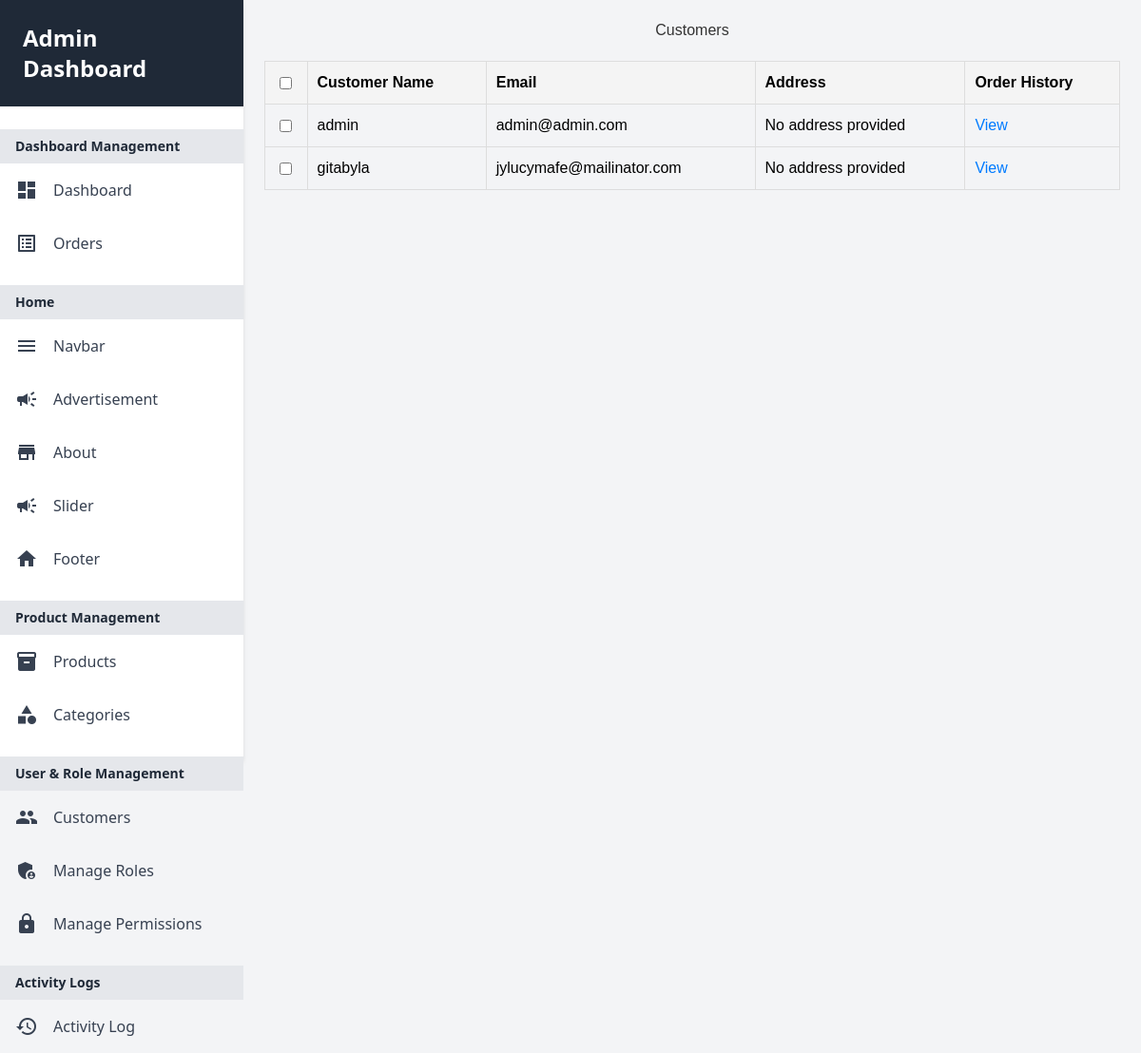
The app's page /user/customers/ (signed in), older data.
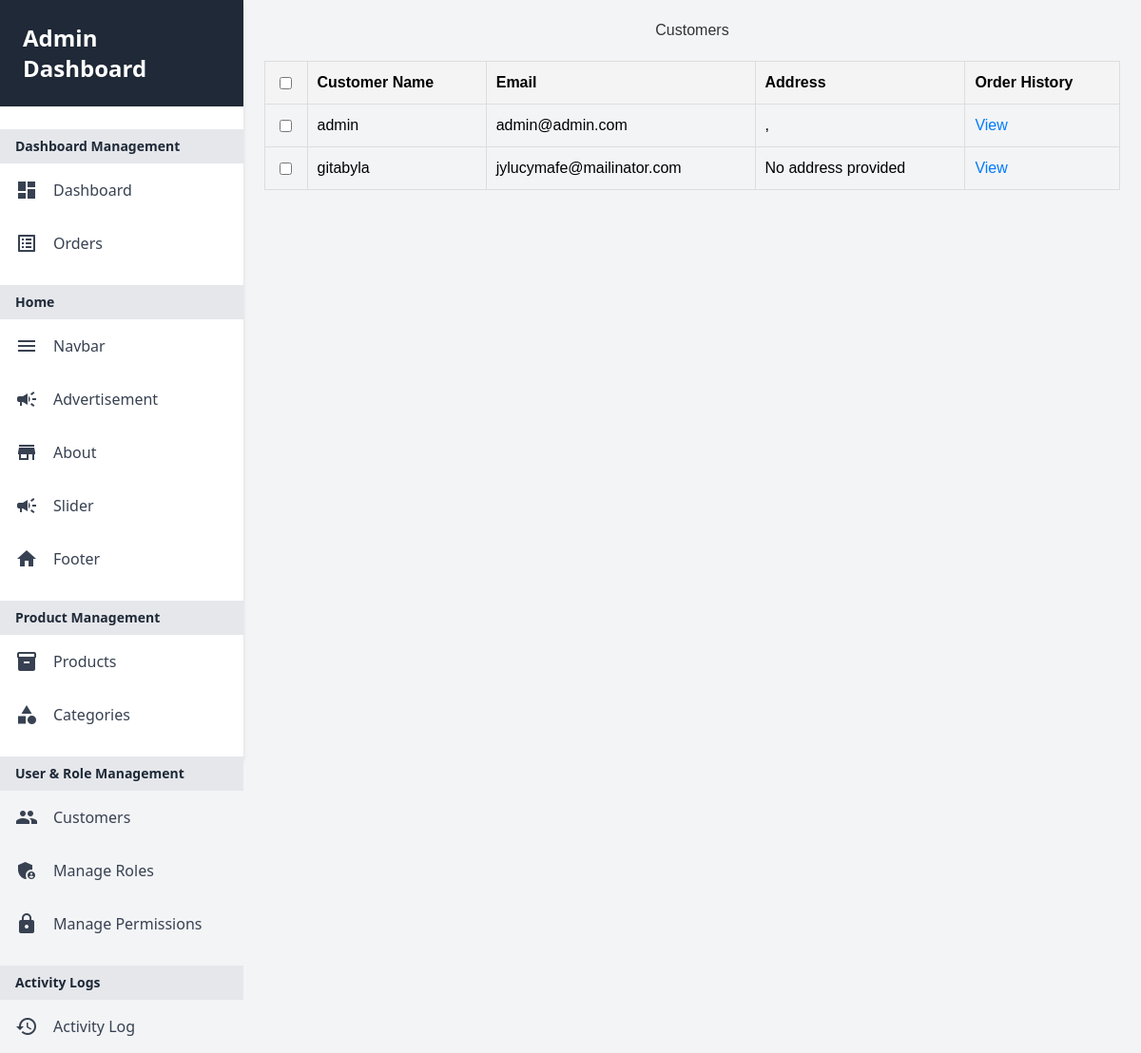
The same page, newer data.
### userauth/models.py (models this page shows, shortened)
class User(AbstractUser):
    email = models.EmailField(unique=True)
    bio = models.CharField(max_length=255, blank=True, null=True)
    USERNAME_FIELD = "email"  # Login will be with email instead of username
    REQUIRED_FIELDS = ["username"]  # Make username required during user creation

### userauth/decorators.py (the view)
        def _wrapped_view(request, *args, **kwargs):
            user_groups = request.user.groups.values_list('name', flat=True)
            if not any(role in user_groups for role in allowed_roles):
                return HttpResponseForbidden("You do not have permission to view this page.")
            return view_func(request, *args, **kwargs)

### ecomprj/context_processors.py (called while the page is built, shortened)
def default(request):
    cart_total_amount = 0
    cart_count = 0
    months = []
    monthly_sales = []
    if request.user.is_authenticated:
        address = Address.objects.filter(user_id=request.user.id).first()
    else:
        address = None  # For anonymous users, set address to None or handle appropriately
    categories = Category.objects.all()
    vendors = Vendor.objects.all()
    min_max_price = Product.objects.aggregate(Min("price"), Max("price"))
    return {
        'address': address,
        'categories': categories,
        'vendors': vendors,
        'min_max_price': min_max_price,
        'cart_total_amount': cart_total_amount,  # Adding cart total amount to the context
        'cart_count': cart_count,
        'months': months,
        'monthly_sales': monthly_sales,
    }

### templates/userauth/customer.html (shortened to what this page needs)
{% extends "partials/baseadmin.html" %}
{% block content %}
<div class="container">
    <h1>Customers</h1>
    <table class="table">
        <thead>
            <tr>
                <th><input type="checkbox"></th>
                <th>Customer Name</th>
                <th>Email</th>
                <th>Address</th>
                <th>Order History</th>
            </tr>
        </thead>
        <tbody>
            {% for customer in customer_orders %}
            <tr>
                <td><input type="checkbox"></td>
                <td>{{ customer.user.username }}</td>
                <td>{{ customer.user.email }}</td>
                <td>
                    {% if customer.address %}
                        {{ customer.address.street_address }}, {{ customer.address.city }}
                    {% else %}
                        No address provided
                    {% endif %}
                </td>
                <td>
                    <a href="{% url 'userauth:customer_order_details' customer.user.id %}">View</a>
                </td>
            </tr>
            {% endfor %}
        </tbody>
    </table>
</div>
{% endblock %}

Row changes from the older to the newer data that the page shows:
changed User "admin": text "No address provided" → ","
